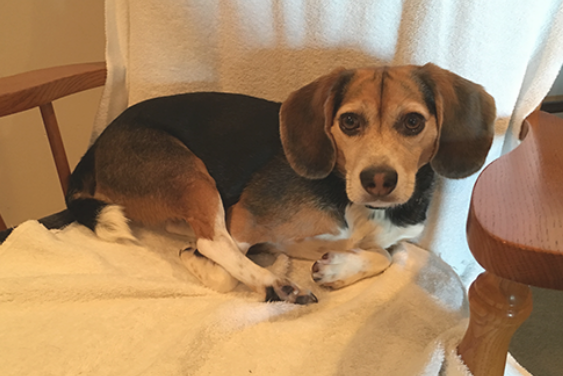
#> input picture datasets/dog.png, 563 x 376 px
$ python ch11-convolutions.py
#> lines starting #> are read from the running program, lines starting #| are printed output that depends on the picture
from skimage.exposure import rescale_intensity
import numpy as np
import argparse
import cv2
from matplotlib import pyplot as plt

# %%
dev = True


def showImage(img):
    '''Expects a numpy array (how cv2 reads it)'''
    plt.imshow(cv2.cvtColor(img, cv2.COLOR_BGR2RGB))  # to convert BGR to RGB
    plt.title('Image')
    plt.show()


image = cv2.imread("datasets/dog.png")
#> image is the input picture: shape (376, 563, 3); mean B, G, R 96.9, 131.2, 163.4

kernel = np.array([
    [-1, 0, 1],
    [-2, 0, 2],
    [-1, 0, 1],
])
# %%

# get height and width from matrix dimensions.
imH, imW, _ = image.shape
#> imH = 376; imW = 563
krH, krW = kernel.shape
# Check if kernel is a square matrix
assert krH == krW

# %%
# Step1: Padd the borders so that we can use the kernel at the edges too.
padBy = krH//2  # or (krH-1)/2
# pad by replicating current border
image = cv2.copyMakeBorder(image, padBy, padBy, padBy, padBy,
                           cv2.BORDER_REPLICATE)
#> image: shape (378, 565, 3)
if dev:
    showImage(image)
#> in showImage, `plt.show()`:
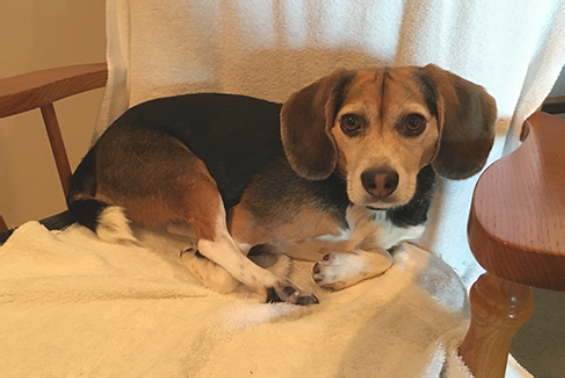
#> shown: shape (378, 565, 3); mean R, G, B 163.6, 131.4, 97.1

# %%
# Step2: 'slide' over the matrix
# initialize output with zeroes
output = np.zeros((imH, imW), dtype="float")
for x in range(padBy, imW+padBy):
    for y in range(padBy, imH+padBy):
        pixel = (x, y)
        branchLen = krH//2
        # the values will never be negative as we have padded the image.
        imageSlice = image[pixel[1]-branchLen: pixel[1] +
                           branchLen+1, pixel[0]-branchLen: pixel[0]+branchLen+1]

        output[y-padBy, x-padBy] = (imageSlice*kernel).sum()
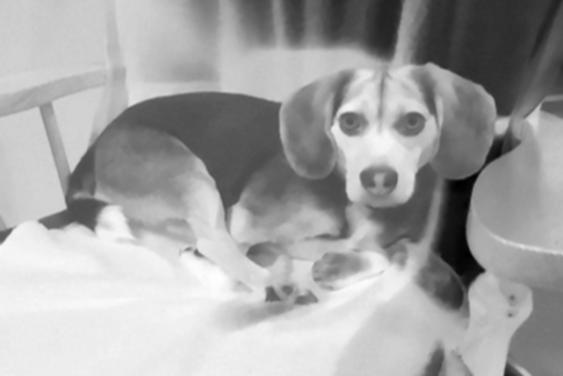
#> output: shape (376, 563) float64; min -617, max 1571, mean 798.3; drawn with min black and max white

# rescale the output image to be in the range [0, 255]
output = rescale_intensity(output, in_range=(0, 255))
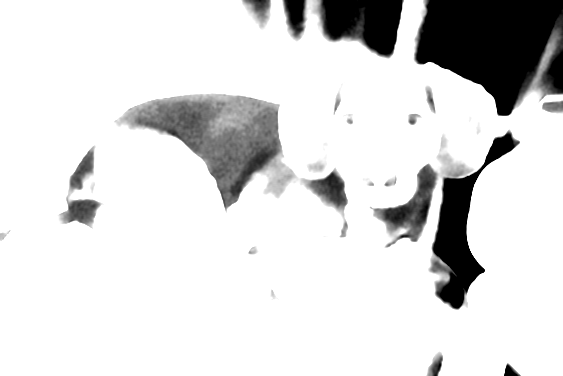
#> output: shape (376, 563) float64; min 0, max 1, mean 0.861
output = (output * 255).astype("uint8")
showImage(output)


# %%
# To wrap it up:
def convolute(image, kernel):
    imH, imW, _ = image.shape
#> imH = 378; imW = 565
    krH, krW = kernel.shape
    # Check if kernel is a square matrix
    assert krH == krW
    padBy = (krH-1)//2  # or (krH-1)/2
    # pad by replicating current border
    image = cv2.copyMakeBorder(image, padBy, padBy, padBy, padBy,
                               cv2.BORDER_REPLICATE)
#> image: shape (380, 567, 3)
    output = np.zeros((imH, imW), dtype="float")
    for x in range(padBy, imW+padBy):
        for y in range(padBy, imH+padBy):
            pixel = (x, y)
            branchLen = padBy
            # the values will never be negative as we have padded the image.
            imageSlice = image[y-branchLen: y +
                               branchLen+1, x-branchLen: x+branchLen+1]

            output[y-padBy, x-padBy] = (imageSlice*kernel).sum()
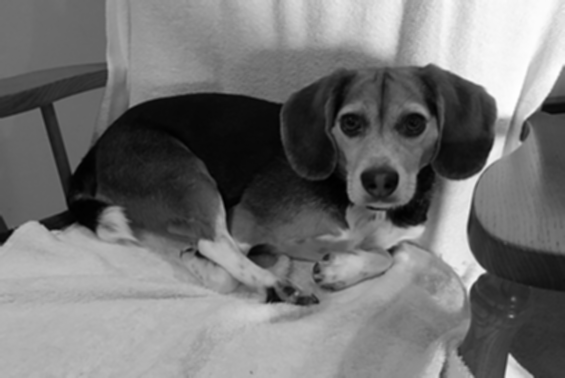
#> output: shape (378, 565) float64; min 84.44, max 757.7, mean 392.2; drawn with min black and max white

    # rescale the output image to be in the range [0, 255]
    output = rescale_intensity(output, in_range=(0, 255))
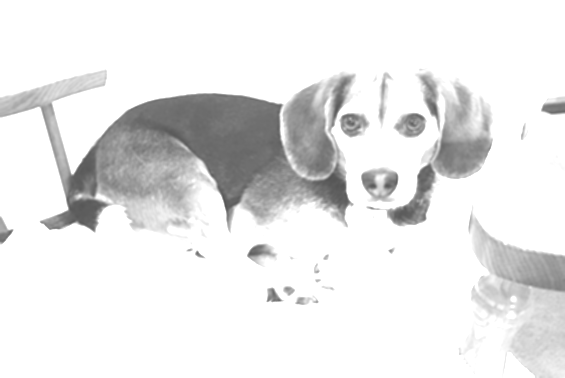
#> output: shape (378, 565) float64; min 0.331, max 1, mean 0.911
    output = (output * 255).astype("uint8")
    showImage(output)

# %%


blur = np.ones((7, 7), dtype="float") * (1.0 / (7 * 7))
blur = np.ones((3, 3), dtype="float") * (1.0 / (3*3))
sharpen = np.array((
    [0, -1, 0],
    [-1, 5, -1],
    [0, -1, 0]), dtype="int")
# edge-like regions
laplacian = np.array((
    [0, 1, 0],
    [1, -4, 1],
    [0, 1, 0]), dtype="int")
emboss = np.array((
    [-2, -1, 0],
    [-1, 1, 1],
    [0, 1, 2]), dtype="int")
convolute(image, blur)

# %%
